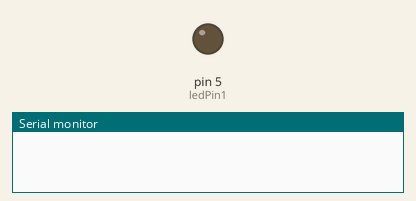
A sketch run on a simulated Arduino Uno, built with avr-gcc and run on an emulated ATmega328P. Shown: output pins drawn as LEDs (lit = HIGH), the last lines printed to the serial monitor.

Above: at 0.1 s.
At 5.1 s:
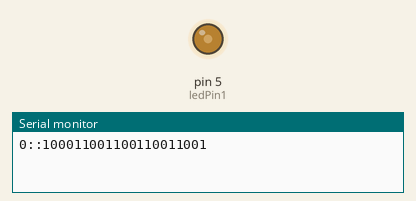
Timing chart, 0 to 6.6 s (numbered marks = the images above):
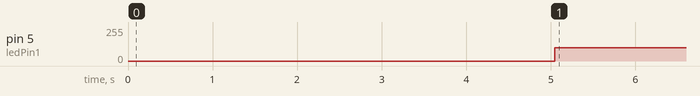

The sketch:

VLC_unequal_PWM_no_flickering.ino
```cpp
// On-Off frequency should be in ratio 3:2 (or 40%-60% duty cycle)
const int freq_on = 1000;
const int freq_off = 666;
int value_on = 16000000 / 256 /  freq_on / 2;
int value_off = 16000000 / 256 /  freq_off / 2;
const int value[2] = {value_off,value_on};

const int ledPin1 = 5;
const int ledPin2 = 10;
const int pwmWidth = 3;

byte data1[10] = {0x00, 0x1, 0x2, 0x3, 0x4, 0x5,
                  0x6, 0x7, 0x8, 0x9};
unsigned dataNumber = 0;

int counter1 = 0;
const int packet1Size = 21;
bool led1Status = false;
byte packet1[packet1Size];

void initializeTimer()
{
  noInterrupts();
  TCCR1A = 0;
  TCCR1B = 0;
  TCNT1  = 0;

  OCR1A = value[led1Status];            // compare match register 16MHz/256/2Hz
  TCCR1B |= (1 << WGM12);   // CTC mode
  TCCR1B |= (1 << CS12);    // 256 prescaler
  TIMSK1 |= (1 << OCIE1A);  // enable timer compare interrupt
  interrupts();             // enable all interrupts
}

ISR(TIMER1_COMPA_vect)
{
 if(counter1 < packet1Size)
 {
    if(packet1[counter1] == 1 && led1Status == false)
    {
      led1Status = true;
      OCR1A = value[led1Status];
      digitalWrite(ledPin1,led1Status);
    }

    if(packet1[counter1] == 0 && led1Status == true)
    {
      led1Status = false;
      OCR1A = value[led1Status];
      digitalWrite(ledPin1,led1Status);
    }
 }

  counter1++;
  if(counter1 == packet1Size)
  {
     counter1 = 0;
     dataNumber++;
     if(dataNumber > 7)
      dataNumber=0;
     makePacket1();
  }
}

byte parity(byte x)
{
   byte y;
   y = x ^ (x >> 1);
   y = y ^ (y >> 2);
   y = y ^ (y >> 4);
   y = y ^ (y >> 8);
   y = y ^ (y >>16);
   return y & 1;
}

void makePacket1()
{
  int i=0,j=0;
  while(i<3)
  {
    if(i==0)
    {
      packet1[j++] = 1;
      packet1[j++] = 0;
      packet1[j++] = 0;
      packet1[j++] = 0;
      packet1[j++] = 1;

    }

    byte tmp = (data1[dataNumber]) & (0x04>>i);
    if(tmp == 0)
    {
      packet1[j++] = 1; //part 1 of data
      packet1[j++] = 0; //part 2 of data
      packet1[j++] = 0; //part 3 of data
      packet1[j++] = 1; //part 3 of data
      i++;
    }
    else
    {
      packet1[j++] = 1; //part 1 of data
      packet1[j++] = 1; //part 2 of data
      packet1[j++] = 0; //part 3 of data
      packet1[j++] = 0; //part 3 of data
      i++;
    }

    if(i==3)
    {
        packet1[j++] = 1; //part 1 of parity
        packet1[j++] = 0; //part 2 of parity
        packet1[j++] = 0; //part 3 of parity
        packet1[j++] = 1; //part 3 of data
    }
  }
  //printPacket();
}

void printPacket()
{
  Serial.print(data1[dataNumber],HEX);
  Serial.print("::");
  int i=0;
  while(i<packet1Size)
  {
    Serial.print(packet1[i]);
    i++;
  }
  Serial.println();
}

void setup()
{
  makePacket1();
  pinMode(ledPin1, OUTPUT);
  Serial.begin(115200);
  delay(5000);
  printPacket();
  initializeTimer();
}

void loop(){}
```

Measured:
- by itself, pin 5 (ledPin1): 0/255 → 98/255 at 5.0 s
